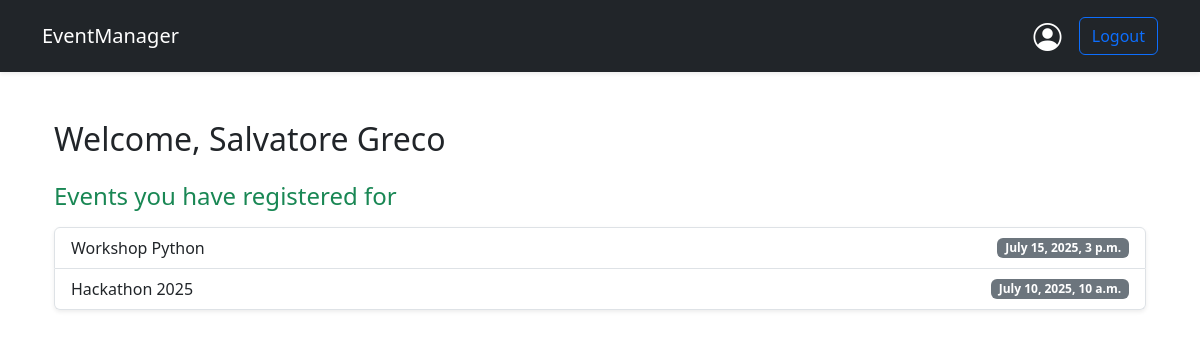
Page /users/profile/ (signed in) on the earlier database version.
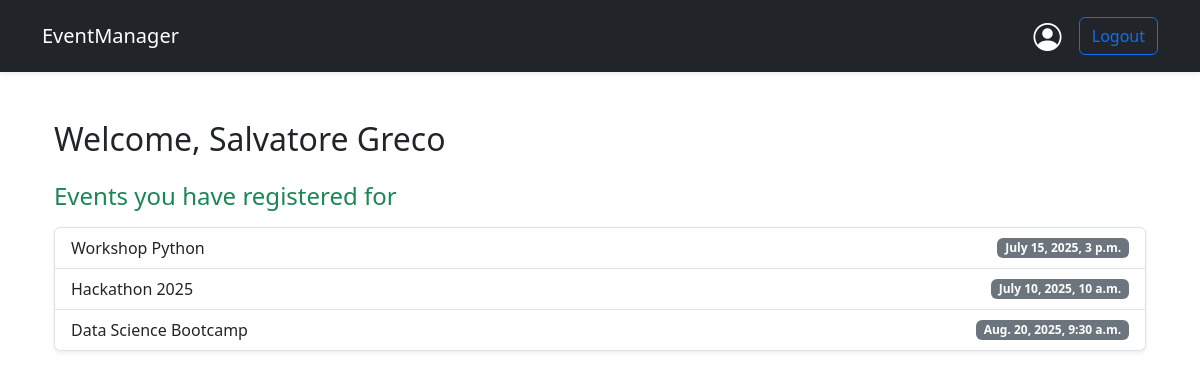
Same page on the later database version.
### events/models.py (models this page shows)
class Events(models.Model):
    id = models.AutoField(primary_key=True) # Non dovrebbe essere necessario
    name = models.CharField(max_length=50)
    place_name = models.CharField(max_length=50)
    place_address = models.CharField(max_length=100)
    price = models.DecimalField(decimal_places=2, max_digits=5)
    date = models.DateTimeField(default=timezone.now)
    organizer_id = models.ForeignKey(CustomUser, on_delete=models.CASCADE, related_name='event_organizer')
    registration = models.ManyToManyField(to=CustomUser)
    class Meta:
        permissions = [
            ("can_register", "Determine whether a user can register"),
            ("view_own_registration", "Determine whether a user can view his own registration"),
            ("view_attendee", "Determine whether a user can view attendee at their own events")
        ]

### users/views.py (the view)
# urls.py: path('profile/', views.profile_view, name='profile')
@login_required
def profile_view(request):
    if request.method == 'GET':
        user = request.user
        if user.is_organizer:
            events = Events.objects.filter(organizer_id=user.id)
        else:
            if not request.user.has_perm('events.view_own_registration'): raise PermissionDenied
            events = Events.objects.filter(registration=user.id)
        return render(request, 'profile.html',
                      {'first_name': user.first_name, 'last_name': user.last_name, 'events': events})

### templates/profile.html
{% extends 'base.html' %}
{% load crispy_forms_tags %}
{% block content %}
    <div class="container mt-5">
        <div class="mb-4">
            <h2 class="fw-light">Welcome, <strong>{{ first_name }} {{ last_name }}</strong></h2>
        </div>
    <div class="d-flex justify-content-between align-items-center">
        {% if user.is_organizer %}
            <h4 class="mb-3 text-primary">Events you have organized</h4>
            <a href="{% url 'events:organizer-create' %}" class="btn btn-primary">Create event</a>
        {% else %}
            <h4 class="mb-3 text-success">Events you have registered for</h4>
        {% endif %}
    </div>
        {% if events %}
            <div class="list-group shadow-sm">
                {% for event in events %}
                    <a href="{% url 'events:event-details' event.id %}" class="list-group-item list-group-item-action d-flex justify-content-between align-items-center">
                        {{ event.name }}
                        <span class="badge bg-secondary">{{ event.date }}</span>
                    </a>
                {% endfor %}
            </div>
        {% else %}
            <div class="alert alert-info mt-3" role="alert">
                No events found.
            </div>
        {% endif %}
    </div>
{% endblock %}

Differences in the rows shown:
added Events: name "Data Science Bootcamp", date "Aug. 20, 2025, 9:30 a.m."
